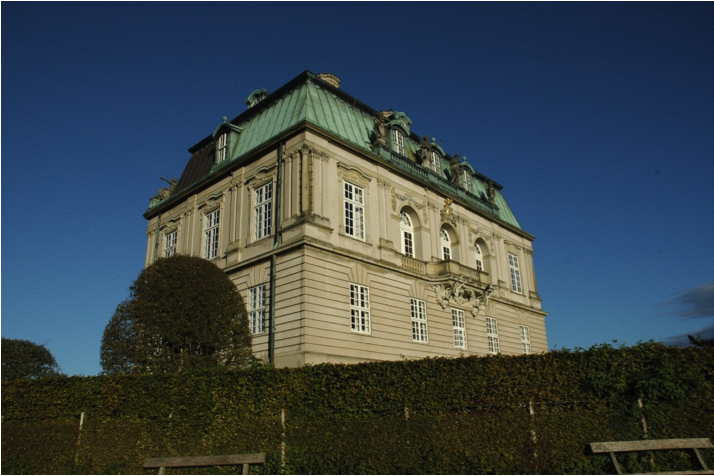
%> input picture lectures/Kim/images/Erimitage1.png, 714 x 476 px
$ octave featuresillustrations.m   (GNU Octave 9; MATLAB toolbox functions it lacks are replaced by stand-ins)
%> lines starting %> are read from the running program, lines starting %| are printed output that depends on the picture
### lectures/Kim/images/ImpHarris.m
function maximaSelection = ImpHarris(I, sigmaD, sigmaI);
% Improved Harris Detector

fftI = fft2(I);

Ix = real(ifft2(scale(fftI,sigmaD,1,0)));
Iy = real(ifft2(scale(fftI,sigmaD,0,1)));

Ax =  real(ifft2(scale(fft2(Ix.^2 ),sigmaI,0,0)));
Ay =  real(ifft2(scale(fft2(Iy.^2 ),sigmaI,0,0)));
Axy = real(ifft2(scale(fft2(Ix.*Iy),sigmaI,0,0)));

FeatureStrength = Ax.*Ay - Axy.^2 - 0.06* (Ax + Ay).^2;

%maxima = findLocalMin(-FeatureStrength,8);
M = LocalMaxima2DFast(FeatureStrength);
idx=find(M > 0);
[r, c] = ind2sub(size(M), idx);
maxima = [r, c];


for(i=1:length(maxima(:,1)));
    maximaFeatureStrength(i,1)=FeatureStrength(maxima(i,1),maxima(i,2));
end

%threshold = 0.01*max(maximaFeatureStrength);
%threshold = 0;
threshold = 1000;

selection = (sign(maximaFeatureStrength-threshold)+1)/2;

maximaSelection = [nonzeros(selection.*maxima(:,1)) nonzeros(selection.*maxima(:,2))];

### lectures/Kim/images/featuresillustrations.m
% Script for making illustrations for the features I lecture.

close all;
clear all;

I = imread('Erimitage1.png');
%> I is the input picture: size 476x714x3 uint8; mean R, G, B 58.6, 70.4, 76.9
J = imread('Erimitage2.png');
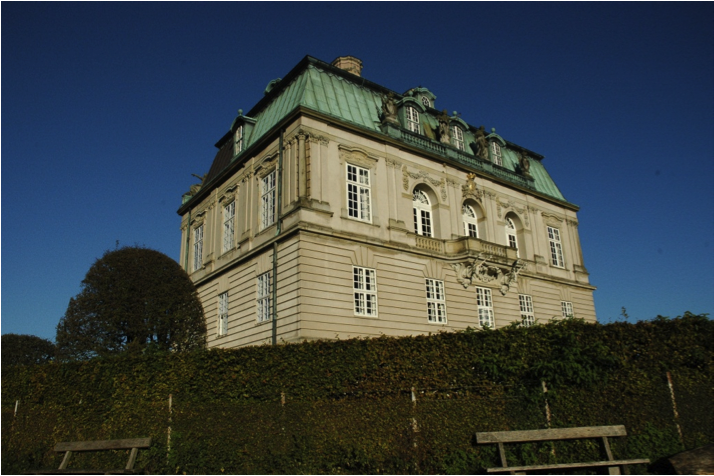
%> input picture lectures/Kim/images/Erimitage2.png, 714 x 476 px
%> J is the input picture: size 476x714x3 uint8; mean R, G, B 58.7, 67.3, 70.2

% Gray scale Erimitage1
figure(1)
imshow(rgb2gray(I))
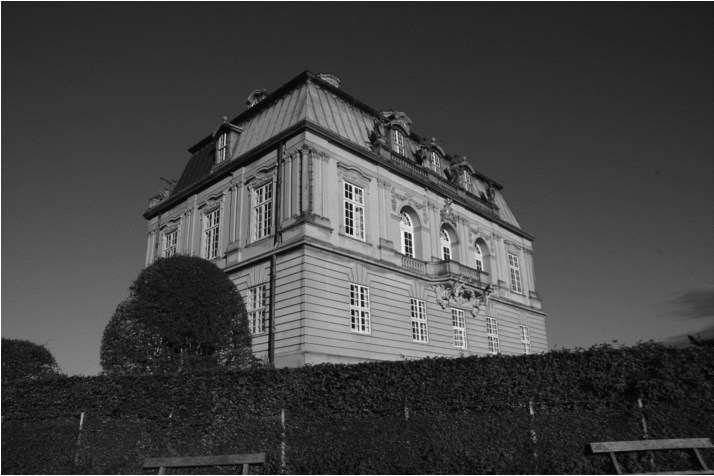
%> displayed picture: size 476x714, on the screen's scale of 0 to 255; min 1, max 255, mean 67.6
print('-depsc2', 'Erimitage1_gray.eps');


% Image as mesh plot
figure2 = figure(2)
[R, C] = meshgrid(1:size(I,2), 1:size(I,1));
colormap('gray');
axes1 = axes('Parent',figure2);
view(axes1,[-137.5 54]);
hold(axes1,'all');
mesh(R, C, rgb2gray(I), double(rgb2gray(I)),'Parent',axes1);
grid off;
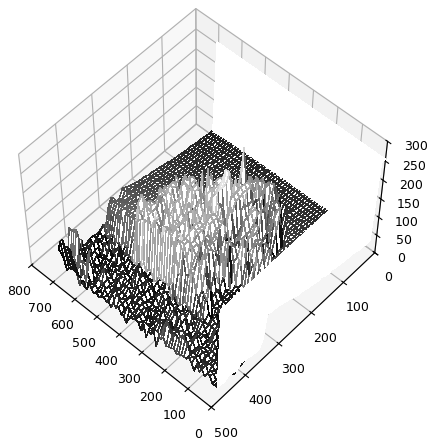
%> figure redrawn from the program's plot data
print('-depsc2', 'Erimitage1_gray_mesh.eps');


% Corner cut-out
figure(3)
imshow(I(109:140, 285:330,:))
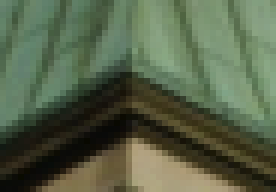
%> displayed picture: size 32x46x3, on the screen's scale of 0 to 255 (shown 6 times larger); mean R, G, B 86.7, 98.6, 73.1
print('-depsc2', 'Erimitage_corner_template.eps')

figure(4)
imshow(J(93:(93+32-1), 278:(278+46-1),:))
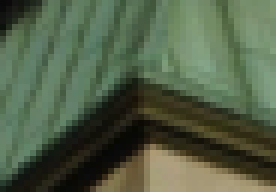
%> displayed picture: size 32x46x3, on the screen's scale of 0 to 255 (shown 6 times larger); mean R, G, B 82.3, 96, 71.5
print('-depsc2', 'Erimitage2_corner_template.eps')


% [16 lines of commented-out code are left out]
sigmaI = 1.5;
sigmaD = 0.7 * sigmaI;
maximaSelection = ImpHarris(rgb2gray(I), sigmaD, sigmaI);
%> the run ends on the next line
